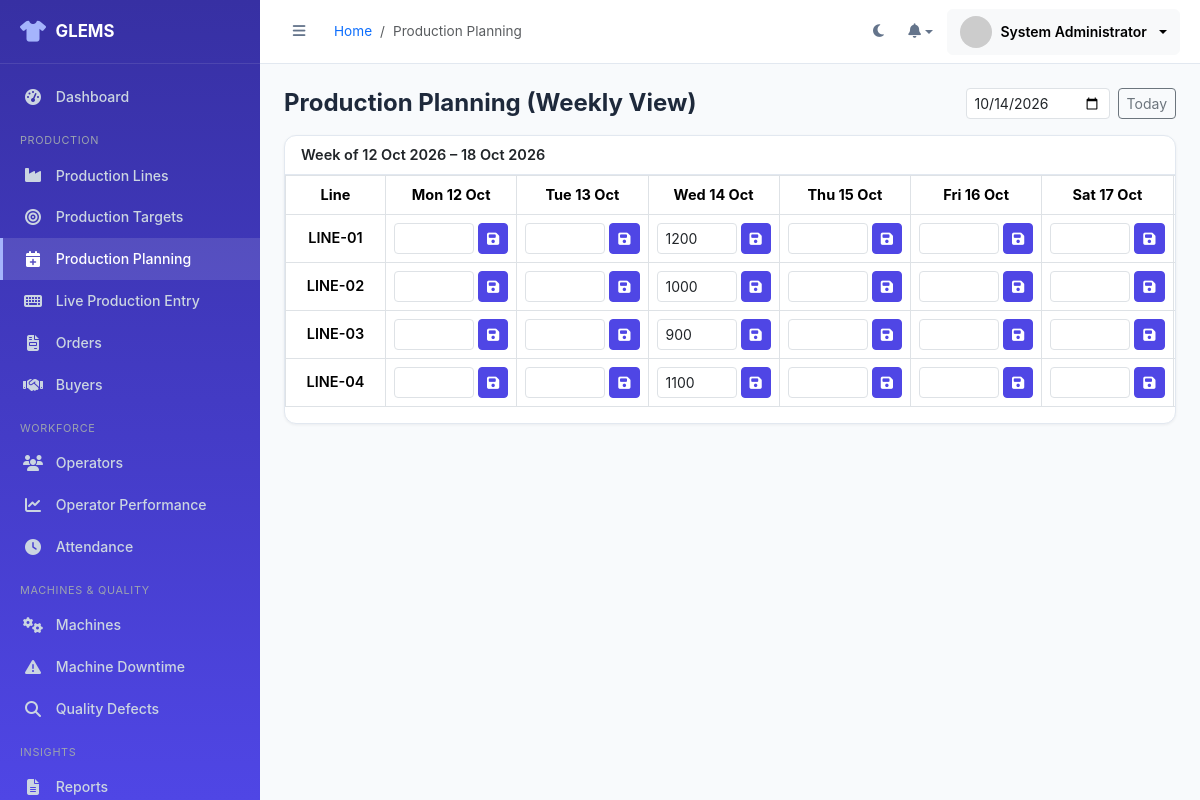
Screenshot of /admin/production_planning.php (signed in) with the database file from the repository.
### tables this page shows
CREATE TABLE production_lines (
    line_id INT AUTO_INCREMENT PRIMARY KEY,
    line_number VARCHAR(20) NOT NULL UNIQUE,
    floor VARCHAR(30) DEFAULT NULL,
    department VARCHAR(50) DEFAULT NULL,
    buyer_id INT DEFAULT NULL,
    style_number VARCHAR(50) DEFAULT NULL,
    product_name VARCHAR(100) DEFAULT NULL,
    supervisor_id INT DEFAULT NULL,
    operator_count INT DEFAULT 0,
    machine_count INT DEFAULT 0,
    working_hours DECIMAL(4,2) DEFAULT 8.00,
    status ENUM('running','stopped','maintenance','idle') DEFAULT 'idle',
    created_at DATETIME DEFAULT CURRENT_TIMESTAMP,
    updated_at DATETIME DEFAULT CURRENT_TIMESTAMP ON UPDATE CURRENT_TIMESTAMP,
    FOREIGN KEY (buyer_id) REFERENCES buyers(buyer_id) ON DELETE SET NULL,
    FOREIGN KEY (supervisor_id) REFERENCES users(user_id) ON DELETE SET NULL
);

### includes/functions.php (called while the page is built, shortened)
<?php
function e(?string $value): string
{
    return htmlspecialchars($value ?? '', ENT_QUOTES, 'UTF-8');
}
function get(string $key, $default = null)
{
    return isset($_GET[$key]) ? clean_input($_GET[$key]) : $default;
}
function format_date(?string $date, string $format = 'd M Y'): string
{
    return date($format, strtotime($date));
}

### admin/production_planning.php (the view, shortened to what this page needs)
<?php
$pdo = getDBConnection();
$selectedDate = get('date', date('Y-m-d'));
$weekStart = date('Y-m-d', strtotime('monday this week', strtotime($selectedDate)));
$weekEnd = date('Y-m-d', strtotime('sunday this week', strtotime($selectedDate)));
$lines = $pdo->query("SELECT line_id, line_number FROM production_lines ORDER BY line_number")->fetchAll();
$targets = [];
foreach ($lines as $line) {
    $stmt = $pdo->prepare("SELECT target_date, target_quantity FROM production_targets WHERE line_id = :lid AND target_date BETWEEN :start AND :end AND target_type = 'daily'");
    $stmt->execute(['lid' => $line['line_id'], 'start' => $weekStart, 'end' => $weekEnd]);
    $rows = $stmt->fetchAll(PDO::FETCH_KEY_PAIR);
    $targets[$line['line_id']] = $rows;
}
include BASE_PATH . '/includes/layout_start.php';
?>
<div class="d-flex justify-content-between align-items-center mb-3 flex-wrap gap-2">
    <h4 class="fw-bold mb-0">Production Planning (Weekly View)</h4>
    <form method="GET" class="d-flex gap-2">
        <input type="date" name="date" class="form-control form-control-sm" value="<?= e($selectedDate) ?>" onchange="this.form.submit()">
        <a href="?date=<?= date('Y-m-d') ?>" class="btn btn-outline-secondary btn-sm">Today</a>
    </form>
</div>
<div class="card">
    <div class="card-header">
        Week of <?= format_date($weekStart) ?> – <?= format_date($weekEnd) ?>
    </div>
    <div class="table-responsive">
        <table class="table table-bordered align-middle text-center">
            <thead>
                <tr>
                    <th style="min-width:100px;">Line</th>
                    <?php
                    $dates = [];
                    for ($i = 0; $i < 7; $i++) {
                        $d = date('Y-m-d', strtotime("$weekStart +$i days"));
                        $dates[] = $d;
                        echo '<th>' . format_date($d, 'D d M') . '</th>';
                    }
                    ?>
                </tr>
            </thead>
            <tbody>
                <?php foreach ($lines as $line): ?>
                <tr>
                    <td class="fw-semibold"><?= e($line['line_number']) ?></td>
                    <?php foreach ($dates as $date):
                        $qty = $targets[$line['line_id']][$date] ?? '';
                    ?>
                    <td>
                        <form method="POST" class="d-flex gap-1 align-items-center justify-content-center">
                            <input type="number" name="quantity" value="<?= e($qty) ?>" class="form-control form-control-sm" style="width:80px;" min="0">
                            <button type="submit" class="btn btn-sm btn-primary"><i class="fa-solid fa-save"></i></button>
                        </form>
                    </td>
                    <?php endforeach; ?>
                </tr>
                <?php endforeach; ?>
            </tbody>
        </table>
    </div>
</div>
<?php include BASE_PATH . '/includes/layout_end.php'; ?>

### assets/css/style.css (style rules this page uses)
:root { --glems-primary: #4F46E5; --glems-primary-light: #818CF8; --glems-primary-dark: #3730A3; --glems-success: #10B981; --glems-warning: #F59E0B; --glems-danger: #EF4444; --glems-accent: #06B6D4; --glems-bg: #F8FAFC; --glems-surface: #FFFFFF; --glems-border: #E2E8F0; --glems-text: #1E293B; --glems-text-muted: #64748B; --sidebar-width: 260px; --sidebar-collapsed: 78px; --header-height: 64px; --radius: 12px; --shadow-sm: 0 1px 3px rgba(15,23,42,0.06); --shadow-md: 0 4px 16px rgba(15,23,42,0.08); }
* { box-sizing: border-box; }
body { background: var(--glems-bg); color: var(--glems-text); font-family: 'Inter', 'Segoe UI', system-ui, sans-serif; font-size: 14.5px; transition: background .25s, color .25s; }
.card { border:1px solid var(--glems-border); border-radius:var(--radius); box-shadow:var(--shadow-sm); background:var(--glems-surface); }
.card-header { background:transparent; border-bottom:1px solid var(--glems-border); font-weight:600; }
.btn-primary { background:var(--glems-primary); border-color:var(--glems-primary); }

### rows the page displays
production_lines: line_number "LINE-01", quantity "1200"
production_lines: line_number "LINE-02", quantity "1000"
production_lines: line_number "LINE-03", quantity "900"
production_lines: line_number "LINE-04", quantity "1100"

### other values shown
APP_NAME "GLEMS"
$label "Dashboard Production Lines Production Targets Production Planning Live Production Entry Orders Buyers Operators Operator Performance Attendance Machines Machine Downtime Quality Defects Reports"
$bc['label'] "Production Planning"
$_SESSION['full_name'] "System Administrator"
format_date($weekStart) "12 Oct 2026"
format_date($weekEnd) "18 Oct 2026"
format_date($d, 'D d M') "Mon 12 Oct"
format_date($d, 'D d M') "Tue 13 Oct"
format_date($d, 'D d M') "Wed 14 Oct"
format_date($d, 'D d M') "Thu 15 Oct"
format_date($d, 'D d M') "Fri 16 Oct"
format_date($d, 'D d M') "Sat 17 Oct"
